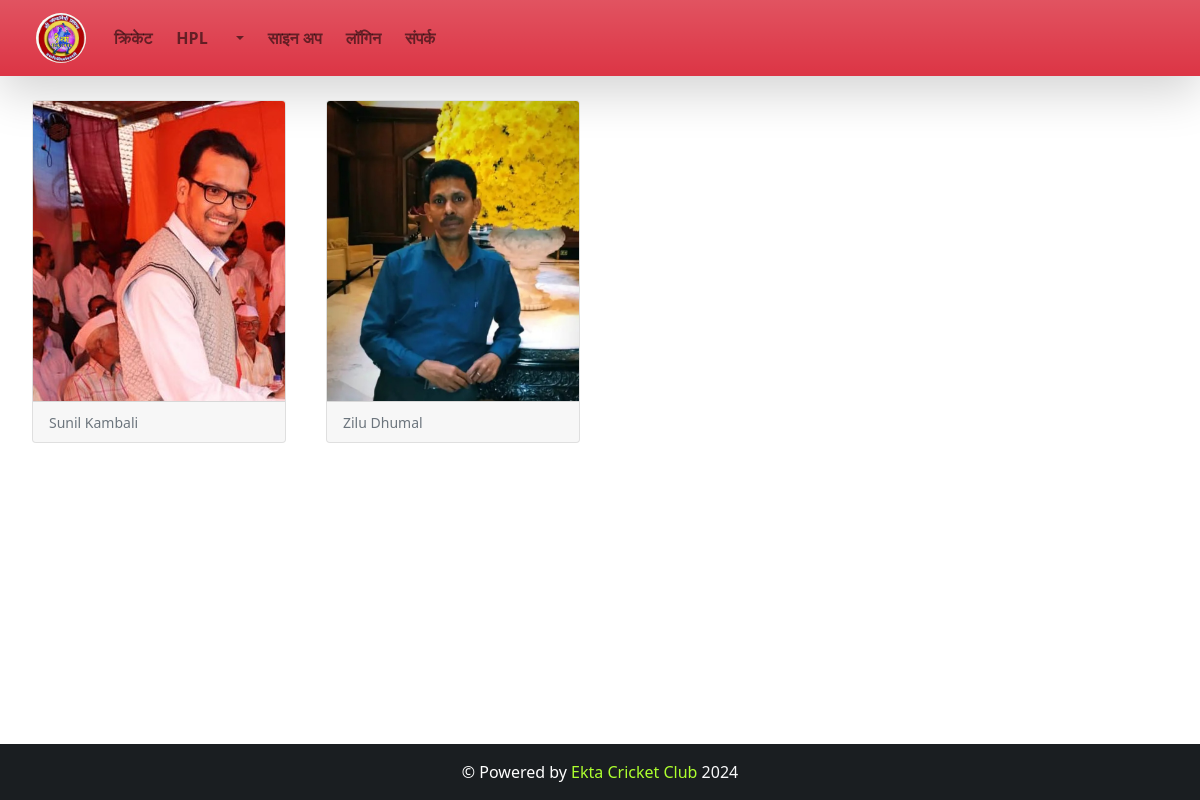
/cricket/, run on the app's committed database.
### ekta/models.py (models this page shows)
class Cricket_Member(models.Model):
    Name = models.CharField(max_length=100)
    Discription = models.CharField(max_length=200, blank=True)
    Photo = models.ImageField(upload_to="Ekta_Boys_photo")

### ekta/views.py (the view)
# urls.py: path('cricket/', views.cricket,name="cricket"),
def cricket(request):
    img=Cricket_Member.objects.all()
    context={'education':'active', 'img':img}
    return render(request,'ekta1/cricket.html',context)

### ekta/templates/ekta1/cricket.html (shortened to what this page needs)
{% extends 'ekta1/base.html' %}
{% load static %}
{% block content %}
<div class="container-fluid">
    <div class="row">
        <div class="col-sm-12 mt-3">
            <div class="row">
                {% for x in img %}
                    <div class="col-sm-3">
                    <div class="card m-2">
                        <img src="{{x.Photo.url}}" alt="" class="card-img-top" height="300px">
                        <div class="card-footer">
                        <small class="text-muted">{{x.Name}}</small> <br>
                        </div>
                    </div>
                    </div>
                {% endfor %}
              </div>
        </div>
    </div>
</div>
{% endblock content %}

### ekta/static/css/style.css (style rules this page uses)
html { height: 100%; }
body { min-height: 100%; display: flex; flex-direction: column; }

### data on the page
Cricket_Member: Photo (picture), Name "Sunil Kambali"
Cricket_Member: Photo (picture), Name "Zilu Dhumal"
